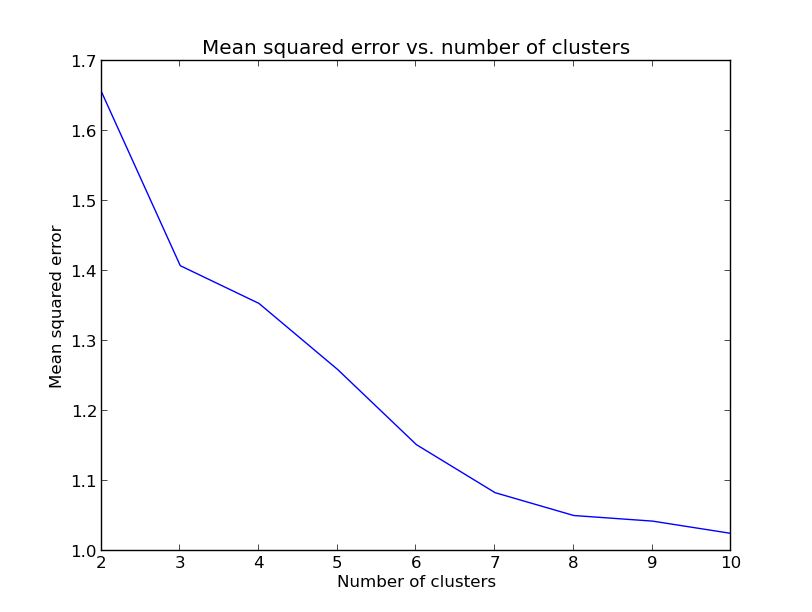

Write the Python code that produced this figure.
# import matplotlib.pyplot as plt
# from pylab import *

msqe = [1.655322531, 1.40723349954, 1.35330392268, 1.25885399889, 1.1515697001, 1.08294591318, 1.05032445647, 1.04234005957, 1.02474669853]
y = [range(2,10)]
# plt.clf()
# xs = range(2,11)

# p1, = plt.plot(xs, msqe, color='b')
# # plt.title('Mean squared error vs. number of clusters')
# # plt.xlabel('Number of Clusters')
# # plt.ylabel('Mean Squared Error')
# plt.axis([2,11,0,1])
# # savefig('graph.pdf')
# plt.show()

import numpy as np
import matplotlib.pyplot as plt
xs = range(2,11)
p1, = plt.plot(xs, msqe)
# plt.plot(msqe)
plt.title('Mean squared error vs. number of clusters')
plt.xlabel('Number of clusters')
plt.ylabel('Mean squared error')
plt.show()
